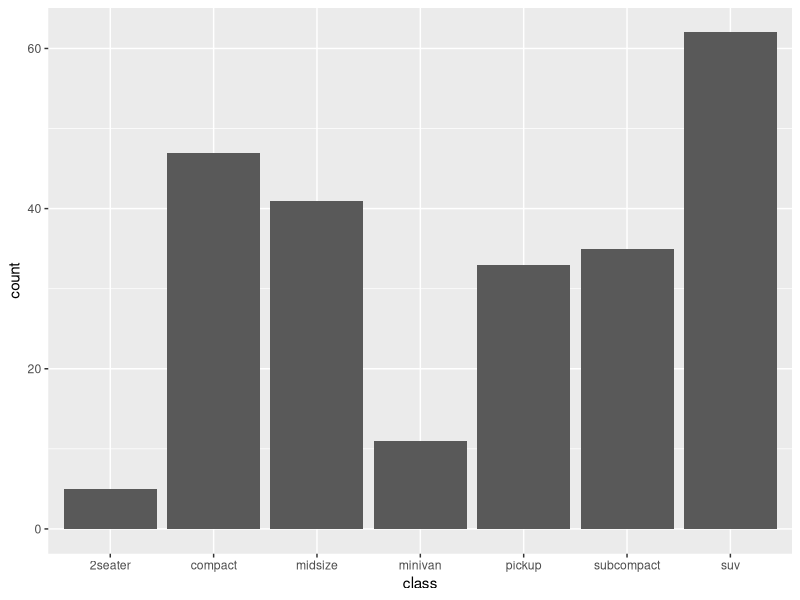

Recreate this plot in R.

library(ggplot2)

df <- mpg
print(head(df))

#Data & Aesthetics Layer
#counts (or sums of weights)
#The x axis will be the class col
#and the y axis will be the counts of
#the occurance of each elements in the class col
g <- ggplot(df, aes(class))

#Geometry layer
print(g + geom_bar())